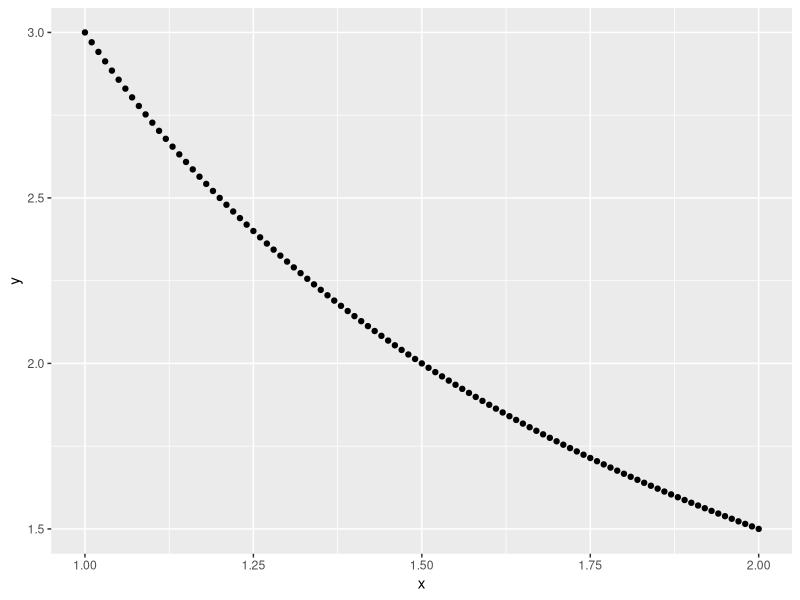
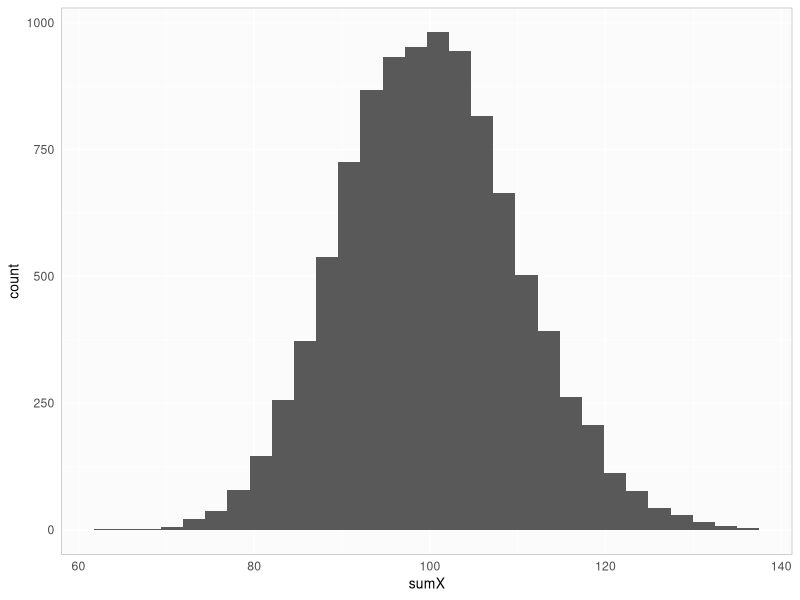

These figures' R source, in order:
## ---- chunk 1
library(knitr)
library(ggplot2)
set.seed(20275)
# My ggplot theme
myTheme <- theme(axis.ticks=element_blank(),
                 axis.title=element_text(size="10"),
                  panel.border = element_rect(color="gray", fill=NA), 
                  panel.background=element_rect(fill="#FBFBFB"), 
                  panel.grid.major.y=element_line(color="white", size=0.5), 
                  panel.grid.major.x=element_line(color="white", size=0.5),
                  plot.title=element_text(size="10"))
## ---- chunk 2
# Define an R function for the probability function
prXk <- function(k)
{
  c = 1/14
  p <- c * k^2
  
  return (p)
}

prX1 <- prXk(1)
prX1
prX2 <- prXk(2)
prX2
prX3 <- prXk(3)
prX3

ExpVal <- prX1 + (2*prX2) + (3*prX3)

secondMoment <- prX1 + (2^2*prX2) + (3^2*prX3)
## ---- chunk 3
pr2X <- function(x)
{
  c <- 3 / x^3
  return( c * x^2)
}

r <- seq(1, 2, by=0.01)

pr2Xr <- pr2X(r)
## ---- chunk 4
g1 <- ggplot(data=data.frame(x=r, y=pr2Xr)) + geom_point(aes(x=x, y=y))
g1
## ---- chunk 5
d <- c(7.3,6.1,3.8,8.4,6.9,7.1,5.3,8.2,4.9,5.8)
kable(t(d))
## ---- chunk 6
Xbar <- mean(d)
varD <- var(d)
sdD <- sd(d)
n <- length(d)
seD <- sdD / sqrt(n)
tval <- qt(.975, df=n-1)
## ---- chunk 7
sumX <- c()
for(j in 1:10000)
{
 X <- rexp(100)
 sX <- sum(X)
 sumX <- c(sumX, sX)
}
## ---- chunk 8
g1 <- ggplot(data.frame(sumX=sumX)) + geom_histogram(aes(x=sumX)) + myTheme
g1
## ---- chunk 9
n <- length(sumX)
valInRange <- length(sumX[100 <= sumX & sumX <= 110])

prInRange <- valInRange / n
